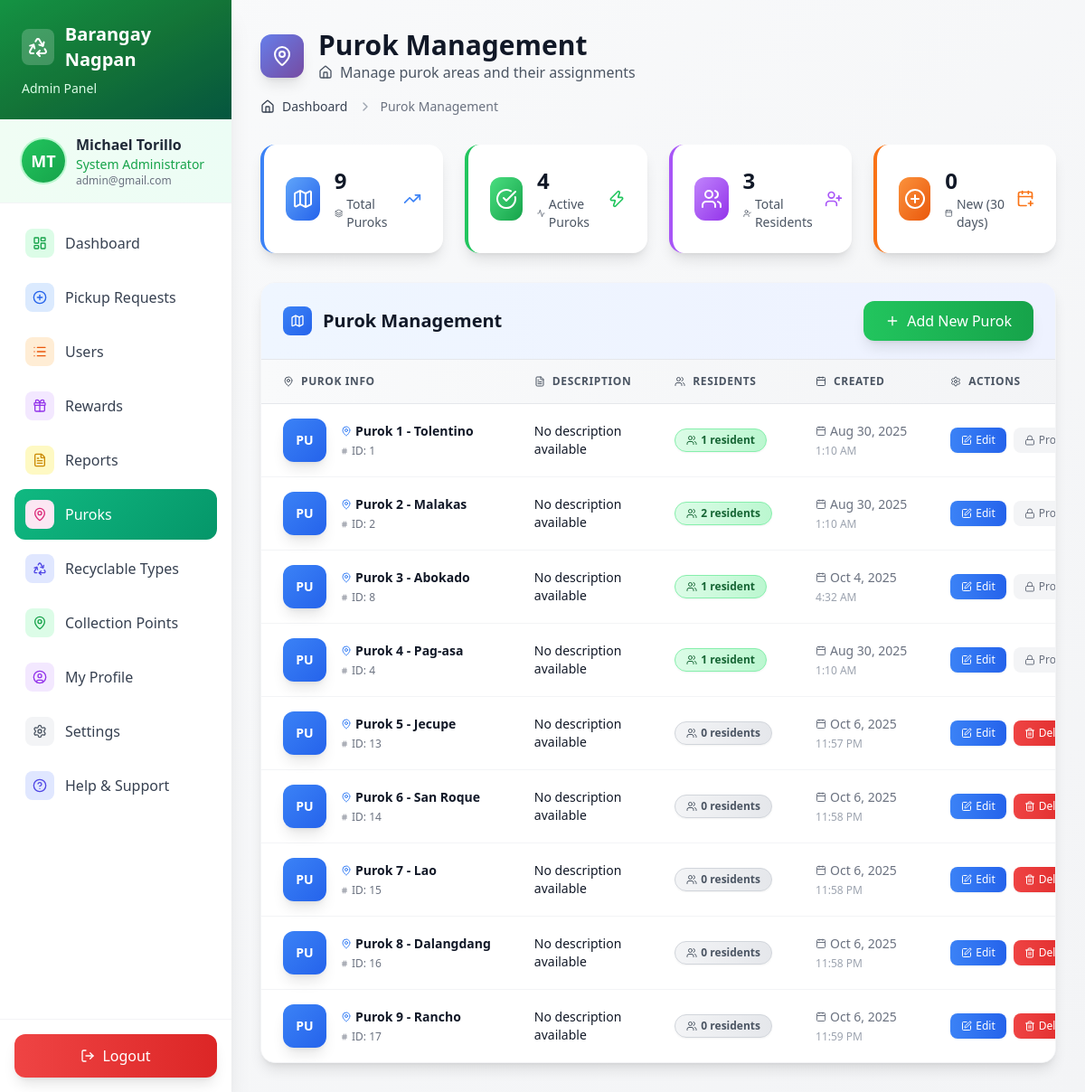
The page /admin/admin_puroks.php (signed in) on the database its author committed.
### tables this page shows
CREATE TABLE `system_settings` (
  `setting_id` int(11) NOT NULL,
  `setting_key` varchar(100) NOT NULL,
  `setting_value` text DEFAULT NULL,
  `created_at` timestamp NOT NULL DEFAULT current_timestamp(),
  `updated_at` timestamp NOT NULL DEFAULT current_timestamp() ON UPDATE current_timestamp()
);

CREATE TABLE `users` (
  `user_id` int(11) NOT NULL,
  `first_name` varchar(15) NOT NULL,
  `last_name` varchar(15) NOT NULL,
  `email` varchar(30) NOT NULL,
  `phone` varchar(13) NOT NULL,
  `address` text NOT NULL,
  `password` varchar(255) NOT NULL,
  `profile_photo` varchar(255) DEFAULT NULL,
  `role` enum('admin','worker','resident') NOT NULL DEFAULT 'resident',
  `purok_id` int(11) DEFAULT NULL,
  `created_at` timestamp NOT NULL DEFAULT current_timestamp(),
  `latitude` decimal(10,7) DEFAULT NULL,
  `longitude` decimal(10,7) DEFAULT NULL
);

CREATE TABLE `puroks` (
  `purok_id` int(11) NOT NULL,
  `name` varchar(35) NOT NULL,
  `description` text DEFAULT NULL,
  `created_at` timestamp NOT NULL DEFAULT current_timestamp(),
  `updated_at` timestamp NOT NULL DEFAULT current_timestamp() ON UPDATE current_timestamp(),
  `latitude` decimal(10,7) DEFAULT NULL,
  `longitude` decimal(10,7) DEFAULT NULL
);

### admin/admin_puroks.php (the view, shortened to what the rows shown need)
<?php
require_once '../config/database.php';
require_once '../includes/system_functions.php';
try {
    $stmt = prepare_statement($conn, "
        SELECT p.*, COUNT(u.user_id) as user_count
        FROM puroks p
        LEFT JOIN users u ON p.purok_id = u.purok_id
        GROUP BY p.purok_id
        ORDER BY p.name ASC
    ", ['context' => 'get_all_puroks']);
    if ($stmt) {
        $stmt->execute();
        $puroks = $stmt->get_result()->fetch_all(MYSQLI_ASSOC);
    } else {
        $puroks = [];
        $error_message = "Failed to load purok data. Please refresh the page.";
    }
} catch (Exception $e) {
    error_log("Error fetching puroks: " . $e->getMessage());
    $puroks = [];
    $total_puroks = 0;
    $active_puroks = 0;
    $total_residents = 0;
    $new_puroks_month = 0;
    $error_message = "Failed to load purok data. Please refresh the page.";
}
?>
<!DOCTYPE html>
<html lang="en">
<head>
    <script src="https://cdn.tailwindcss.com"></script>
    <link rel="stylesheet" href="assets/css/purok.css" >
</head>
<body class="bg-gradient-to-br from-gray-50 to-gray-100 min-h-screen">
    <?php include 'admin_sidebar.php'; ?>
    <div class="ml-64 p-8">
        <div class="max-w-7xl mx-auto">
            <div class="mb-8">
                <div class="flex items-center space-x-4 mb-4">
                    <div>
                        <h1 class="text-3xl font-bold text-gray-900">Purok Management</h1>
                    </div>
                </div>
            </div>
            <div class="bg-white rounded-2xl shadow-lg overflow-hidden border border-gray-100">
                <div class="px-6 py-5 border-b border-gray-200 bg-gradient-to-r from-blue-50 to-indigo-50">
                    <div class="flex justify-between items-center">
                        <div class="flex items-center">
                            <h2 class="text-xl font-bold text-gray-900">Purok Management</h2>
                        </div>
                    </div>
                </div>
                <div class="overflow-x-auto">
                    <table class="min-w-full divide-y divide-gray-200">
                        <thead class="bg-gradient-to-r from-gray-50 to-gray-100">
                            <tr>
                                <th class="px-6 py-4 text-left text-xs font-semibold text-gray-600 uppercase tracking-wider">
                                    <div class="flex items-center">
                                        <i data-lucide="map-pin" class="w-3 h-3 mr-2"></i>
                                        Purok Info
                                    </div>
                                </th>
                                <th class="px-6 py-4 text-left text-xs font-semibold text-gray-600 uppercase tracking-wider">
                                    <div class="flex items-center">
                                        <i data-lucide="file-text" class="w-3 h-3 mr-2"></i>
                                        Description
                                    </div>
                                </th>
                                <th class="px-6 py-4 text-left text-xs font-semibold text-gray-600 uppercase tracking-wider">
                                    <div class="flex items-center">
                                        <i data-lucide="users" class="w-3 h-3 mr-2"></i>
                                        Residents
                                    </div>
                                </th>
                                <th class="px-6 py-4 text-left text-xs font-semibold text-gray-600 uppercase tracking-wider">
                                    <div class="flex items-center">
                                        <i data-lucide="calendar" class="w-3 h-3 mr-2"></i>
                                        Created
                                    </div>
                                </th>
                                <th class="px-6 py-4 text-left text-xs font-semibold text-gray-600 uppercase tracking-wider">
                                    <div class="flex items-center">
                                        <i data-lucide="settings" class="w-3 h-3 mr-2"></i>
                                        Actions
                                    </div>
                                </th>
                            </tr>
                        </thead>
                        <tbody class="bg-white divide-y divide-gray-100">
                            <?php foreach ($puroks as $purok): ?>
                                <tr class="hover:bg-gradient-to-r hover:from-blue-50 hover:to-indigo-50 transition-all duration-200">
                                    <td class="px-6 py-4 whitespace-nowrap">
                                        <div class="flex items-center">
                                            <div class="w-12 h-12 bg-gradient-to-br from-blue-500 to-blue-600 rounded-xl flex items-center justify-center shadow-lg">
                                                <span class="text-white font-bold text-sm">
                                                    <?php echo strtoupper(substr($purok['name'], 0, 2)); ?>
                                                </span>
                                            </div>
                                            <div class="ml-4">
                                                <div class="text-sm font-semibold text-gray-900 flex items-center">
                                                    <i data-lucide="map-pin" class="w-3 h-3 mr-1 text-blue-500"></i>
                                                    <?php echo htmlspecialchars($purok['name']); ?>
                                                </div>
                                                <div class="text-xs text-gray-500 flex items-center mt-1">
                                                    <i data-lucide="hash" class="w-2 h-2 mr-1"></i>
                                                    ID: <?php echo $purok['purok_id']; ?>
                                                </div>
                                            </div>
                                        </div>
                                    </td>
                                    <td class="px-6 py-4">
                                        <div class="text-sm text-gray-900 max-w-xs">
                                            <?php echo htmlspecialchars($purok['description'] ?: 'No description available'); ?>
                                        </div>
                                    </td>
                                    <td class="px-6 py-4 whitespace-nowrap">
                                        <div class="flex items-center">
                                            <span class="inline-flex items-center px-3 py-1 text-xs font-semibold rounded-full shadow-sm
                                                <?php echo $purok['user_count'] > 0 ? 'bg-gradient-to-r from-green-100 to-green-200 text-green-800 border border-green-300' : 'bg-gradient-to-r from-gray-100 to-gray-200 text-gray-600 border border-gray-300'; ?>">
                                                <i data-lucide="users" class="w-3 h-3 mr-1"></i>
                                                <?php echo $purok['user_count']; ?> resident<?php echo $purok['user_count'] != 1 ? 's' : ''; ?>
                                            </span>
                                        </div>
                                    </td>
                                    <td class="px-6 py-4 whitespace-nowrap">
                                        <div class="flex items-center text-sm text-gray-500">
                                            <i data-lucide="calendar" class="w-3 h-3 mr-1"></i>
                                            <?php echo date('M j, Y', strtotime($purok['created_at'])); ?>
                                        </div>
                                        <div class="text-xs text-gray-400 mt-1">
                                            <?php echo date('g:i A', strtotime($purok['created_at'])); ?>
                                        </div>
                                    </td>
                                    <td class="px-6 py-4 whitespace-nowrap">
                                        <div class="flex items-center space-x-2">
                                            <button onclick="showEditModal(<?php echo htmlspecialchars(json_encode($purok)); ?>)"
                                                    class="inline-flex items-center px-3 py-1.5 bg-gradient-to-r from-blue-500 to-blue-600 hover:from-blue-600 hover:to-blue-700 text-white text-xs font-medium rounded-lg transition-all duration-200 transform hover:scale-105 shadow-sm hover:shadow-md">
                                                <i data-lucide="edit" class="w-3 h-3 mr-1"></i>
                                                Edit
                                            </button>
                                            <?php if ($purok['user_count'] == 0): ?>
                                                <button onclick="confirmDelete(<?php echo $purok['purok_id']; ?>)"
                                                        class="inline-flex items-center px-3 py-1.5 bg-gradient-to-r from-red-500 to-red-600 hover:from-red-600 hover:to-red-700 text-white text-xs font-medium rounded-lg transition-all duration-200 transform hover:scale-105 shadow-sm hover:shadow-md">
                                                    <i data-lucide="trash-2" class="w-3 h-3 mr-1"></i>
                                                    Delete
                                                </button>
                                            <?php else: ?>
                                                <span class="inline-flex items-center px-3 py-1.5 bg-gray-100 text-gray-500 text-xs font-medium rounded-lg cursor-not-allowed"
                                                      title="Cannot delete purok with residents">
                                                    <i data-lucide="lock" class="w-3 h-3 mr-1"></i>
                                                    Protected
                                                </span>
                                            <?php endif; ?>
                                        </div>
                                    </td>
                                </tr>
                            <?php endforeach; ?>
                        </tbody>
                    </table>
                </div>
            </div>
        </div>
    </div>
</body>
</html>

### admin/admin_sidebar.php (shortened to what the rows shown need)
<?php
require_once '../config/database.php';
require_once '../includes/system_functions.php';
$user_id = $_SESSION['user_id'];
$stmt = prepare_statement($conn, "SELECT first_name, last_name, email, phone, profile_photo FROM users WHERE user_id = ?");
$stmt->bind_param("i", $user_id);
$stmt->execute();
$user_result = $stmt->get_result();
$user_data = $user_result->fetch_assoc();
$system_name = getSystemSetting($conn, 'barangay_name', 'BoteBank');
$system_logo = getSystemSetting($conn, 'barangay_logo', '');
$profile_display = getUserProfileDisplay($user_data);
?>
<!DOCTYPE html>
<html lang="en">
<head>
    <script src="https://cdn.tailwindcss.com"></script>
</head>
<body class="bg-gray-50 font-sans">
    <div class="fixed left-0 top-0 h-full w-64 bg-white shadow-xl flex flex-col z-50">
        <div class="bg-gradient-to-br from-green-600 via-green-700 to-emerald-800 p-6 relative overflow-hidden">
            <div class="relative z-10">
                <div class="flex items-center space-x-3 mb-2">
                    <?php if ($system_logo && file_exists("../uploads/" . $system_logo)): ?>
                        <img src="../uploads/<?php echo htmlspecialchars($system_logo); ?>"
                             alt="System Logo"
                             class="w-10 h-10 rounded-lg object-cover bg-white bg-opacity-20 p-1">
                    <?php else: ?>
                        <div class="w-10 h-10 bg-white bg-opacity-20 rounded-lg flex items-center justify-center">
                            <i data-lucide="recycle" class="w-6 h-6 text-white"></i>
                        </div>
                    <?php endif; ?>
                    <h1 class="text-xl font-bold text-white"><?php echo htmlspecialchars($system_name); ?></h1>
                </div>
            </div>
        </div>
        <div class="px-6 py-4 border-b border-gray-100 bg-gradient-to-r from-green-50 to-emerald-50">
            <div class="flex items-center space-x-3">
                <?php if ($profile_display['type'] === 'photo'): ?>
                    <img src="../uploads/profiles/thumbs/<?php echo htmlspecialchars($profile_display['value']); ?>"
                         alt="Profile Photo"
                         class="w-12 h-12 rounded-full object-cover ring-2 ring-green-200">
                <?php else: ?>
                    <div class="w-12 h-12 bg-gradient-to-br from-green-500 to-green-600 rounded-full flex items-center justify-center ring-2 ring-green-200">
                        <span class="text-white font-bold text-lg">
                            <?php echo htmlspecialchars($profile_display['value']); ?>
                        </span>
                    </div>
                <?php endif; ?>
                <div class="flex-1 min-w-0">
                    <p class="font-semibold text-gray-800 truncate">
                        <?php echo htmlspecialchars($user_data['first_name'] . ' ' . $user_data['last_name']); ?>
                    </p>
                    <p class="text-sm text-green-600 font-medium">System Administrator</p>
                    <p class="text-xs text-gray-500 truncate"><?php echo htmlspecialchars($user_data['email']); ?></p>
                </div>
            </div>
        </div>
    </div>
</body>
</html>

### rows shown on the page
system_settings: setting_value "Barangay Nagpan"
users: first_name+last_name "MT", first_name+last_name "Michael Torillo", email "admin@gmail.com"
puroks: name "PU", name "Purok 1 - Tolentino", purok_id "1", description "No description available", user_count "1", created_at "Aug 30, 2025", created_at "1:10 AM", shows "Protected"
puroks: name "PU", name "Purok 2 - Malakas", purok_id "2", description "No description available", user_count "2", created_at "Aug 30, 2025", created_at "1:10 AM", shows "Protected"
puroks: name "PU", name "Purok 3 - Abokado", purok_id "8", description "No description available", user_count "1", created_at "Oct 4, 2025", created_at "4:32 AM", shows "Protected"
puroks: name "PU", name "Purok 4 - Pag-asa", purok_id "4", description "No description available", user_count "1", created_at "Aug 30, 2025", created_at "1:10 AM", shows "Protected"
puroks: name "PU", name "Purok 5 - Jecupe", purok_id "13", description "No description available", user_count "0", created_at "Oct 6, 2025", created_at "11:57 PM"
puroks: name "PU", name "Purok 6 - San Roque", purok_id "14", description "No description available", user_count "0", created_at "Oct 6, 2025", created_at "11:58 PM"
puroks: name "PU", name "Purok 7 - Lao", purok_id "15", description "No description available", user_count "0", created_at "Oct 6, 2025", created_at "11:58 PM"
puroks: name "PU", name "Purok 8 - Dalangdang", purok_id "16", description "No description available", user_count "0", created_at "Oct 6, 2025", created_at "11:58 PM"
puroks: name "PU", name "Purok 9 - Rancho", purok_id "17", description "No description available", user_count "0", created_at "Oct 6, 2025", created_at "11:59 PM"

### other values the page prints
$total_puroks "9"
$active_puroks "4"
$total_residents "3"
$new_puroks_month "0"
